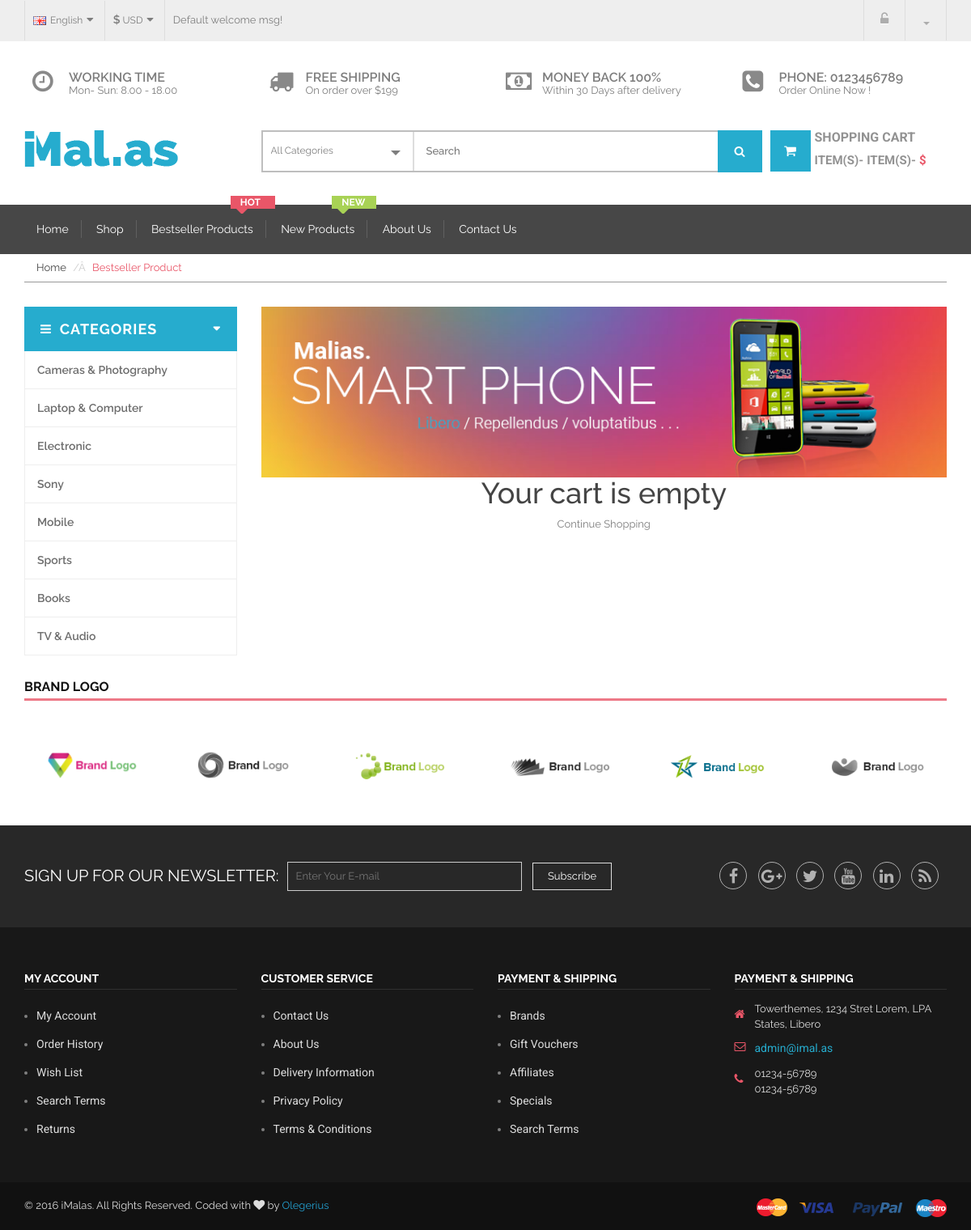
Page /cart/ on the committed database.
### products/models.py (models this page shows, shortened)
class Category(models.Model):
    title = models.CharField(max_length=120, unique=True)
    slug = models.SlugField(unique=True)
    description = models.TextField(null=True, blank=True)
    active = models.BooleanField(default=True)
    timestamp = models.DateTimeField(auto_now_add=True, auto_now=False)
    def get_absolute_url(self):
        return reverse("category_detail", kwargs={"slug": self.slug})
    class Meta:
        verbose_name = 'Category'
        verbose_name_plural = 'Categories'

### carts/views.py (the view, shortened to what this page needs)
# urls.py: url(r'^cart/$', CartView.as_view(), name='cart'),
class CartView(View):
    model = Cart
    template_name = "carts/view.html"
    def get_object(self, *args, **kwargs):
        self.request.session.set_expiry(0)
        cart_id = self.request.session.get("cart_id")
        if cart_id == None:
            cart = Cart()
            cart.tax_percentage = 0.075
            cart.save()
            cart_id = cart.id
            self.request.session["cart_id"] = cart_id
        cart = Cart.objects.get(id=cart_id)
        if self.request.user.is_authenticated():
            cart.user = self.request.user
            cart.save()
        return cart
    def get(self, request, *args, **kwargs):
        cart = self.get_object()
        item_id = request.GET.get("item")
        delete_item = request.GET.get("delete", False)
        flash_message = ""
        item_added = False
        context = {
            "object": self.get_object(),
            "categories":Category.objects.all()
        }
        template = self.template_name
        return render(request, template, context)

### carts/models.py (called while the page is built)
def do_tax_and_total_receiver(sender, instance, *args, **kwargs):
    subtotal = Decimal(instance.subtotal)
    tax_total = round(subtotal * Decimal(instance.tax_percentage), 2)  # 8.5%
    print(instance.tax_percentage)
    total = round(subtotal + Decimal(tax_total), 2)
    instance.tax_total = "%.2f" % (tax_total)
    instance.total = "%.2f" % (total)

### wishlist/context_processors.py (called while the page is built)
def wishlist(request):
    return {'wishlist': Wishlist(request)}

### carts/templates/carts/view.html (shortened to what this page needs)
{% extends "base.html" %}
{% load staticfiles %}
{% block container %}
    <section class="page-content">
			<div class="container">
	            <div class="row">
					<div class="col-md-12">
						<ul class="page-menu">
							<li><a href="{% url 'products' %}">Home</a></li>
							<li class="active"><a href="#">Bestseller Product</a></li>
						</ul>
					</div>
				</div>
				<div class="row">
					<div class="col-md-3">
                        {% include "products/category.html" %}
					</div>
					<div class="col-md-9 col-xs-12">
						<div class="product-banner">
							<div class="row">
								<div class="col-xs-12">
									<div class="banner">
										<a href="#"><img src="{% static 'img/banner/12.jpg' %}" alt="Product Banner"></a>
									</div>
								</div>
							</div>
						</div>
                    {% if object.cartitem_set.count < 1 %}
                        {% include "carts/empty_cart.html" %}
                    {% endif %}
					</div>
				</div>
			</div>
			{% include "brands.html" %}
			{% include "subscribe.html" %}
		</section>
{% endblock %}

### products/templates/products/category.html
	                    <div class="left-category-menu hidden-sm hidden-xs">
	                        <div class="left-product-cat">
	                            <div class="category-heading">
	                                <h2>categories</h2>
	                            </div>
	                            <div class="category-menu-list">
	                                <ul>
                                        {% for c in categories %}
                                         <li><a href="{{ c.get_absolute_url }}">{{ c.title }}</a></li>
                                        {% endfor %}
	                                </ul>
	                            </div>
	                        </div>
	                    </div>

### static/css/main.css (style rules this page uses)
html { color: #222; font-size: 1em; line-height: 1.4; }
audio, canvas, iframe, img, svg, video { vertical-align: middle; }

### static/css/style.css (style rules this page uses)
html, body { height: 100%; }
img { max-width:100%;height:auto }
h1, h2, h3, h4, h5, h6 { color: #444; font-family: 'Raleway', sans-serif; margin: 0 0 10px; }
a { color: #23a1d1; font-family: 'Raleway', sans-serif; transition: all 0.3s ease 0s; text-decoration:none; }
ul { list-style: outside none none; margin: 0; padding: 0 }
body { background: #fff none repeat scroll 0 0; color: #7e7e7e; font-family: 'Raleway', sans-serif; font-size: 13px; font-weight: 400; text-align: left; }
.category-heading { overflow: hidden; }
.left-category-menu > .left-product-cat > .category-heading > h2 { background: #26acce none repeat scroll 0 0; color: #fff; cursor: pointer; font-size: 18px; font-weight: bold; letter-spacing: 1px; line-height: 45px; margin: 0; overflow: hidden; padding: 5px 20px; position: relative; text-transform: uppercase; }
.category-heading h2:before { content: "\f0c9"; display: block; float: left; font-family: "FontAwesome"; font-size: 15px; font-weight: normal; text-align: center; margin-right: 10px; }
.category-heading h2:after { content: "\f0d7"; display: block; float: right; font-family: "FontAwesome"; font-size: 14px; font-weight: 700; text-align: center; }
.category-menu-list { width: 100%; z-index: 1000; }
.category-menu-list ul { border-color: #eee; border-style: solid; border-width: 0 1px 1px; list-style: outside none none; padding: 0; }
.category-menu-list > ul > li { background: #fff none repeat scroll 0 0; border-bottom: 1px solid #eee; padding: 3px 0; position: relative; }
.category-menu-list ul li:last-child { border-bottom: 0px solid #FF6E6E; }
.category-menu-list ul li a { color: #6d6d6d; display: block; font-family: "Raleway",sans-serif; font-size: 14px; font-weight: 600; line-height: 40px; overflow: hidden; padding: 0 15px; position: relative; text-decoration: none; text-transform: capitalize; }
.left-product-cat { position: relative; }
.category-menu-list ul li, .category-menu-list ul li a { -webkit-transition: 0.3s; transition: 0.3s; }
ul.page-menu { border-bottom: 1px solid #999; clear: both; margin-bottom: 30px; padding: 8px 15px; }
ul.page-menu > li { display: inline-block; }
ul.page-menu li a { color: #444; }
ul.page-menu li.active a { color: #e95668; }
ul.page-menu > li + li::before { color: #ccc; content: "/Â "; padding: 0 5px; }

### rows in the picture
Category: title "Cameras & Photography"
Category: title "Laptop & Computer"
Category: title "Electronic"
Category: title "Sony"
Category: title "Mobile"
Category: title "Sports"
Category: title "Books"
Category: title "TV & Audio"
